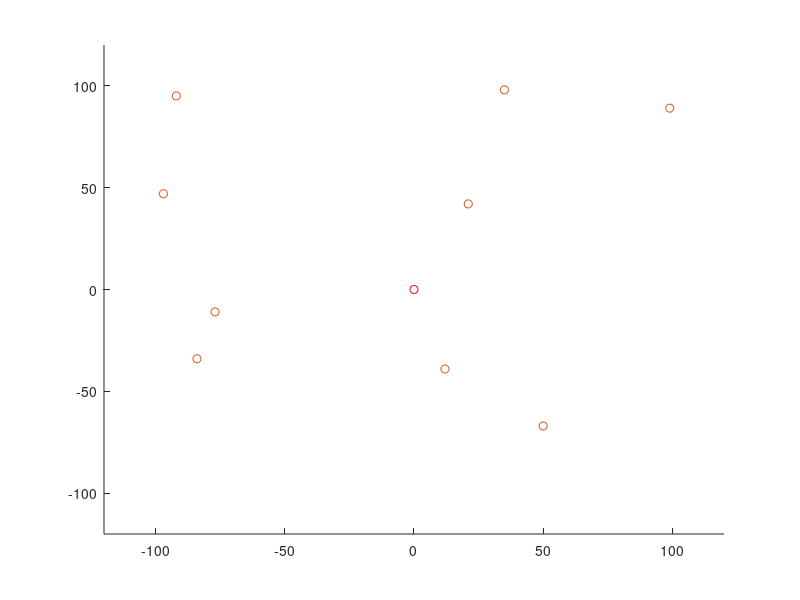

This figure's MATLAB source: (Note: this script raises an error after producing the figure.)
n=9;
tar1=randi([-100,100],n,2);
tar1=[[0,0];tar1];
tarNum1=size(tar1,1);

figure(1);
scatter(tar1(1,1),tar1(1,2),'r');hold on;
scatter(tar1(2:tarNum1,1),tar1(2:tarNum1,2),'bx');hold on;
axis([-120 120 -120 120]);

popSiz = 20; % Initializes the genetic algorithm population size
sleCom=0.95;% select operator
croPro = 0.8; % crossover probability
mutPro = 0.4; % mutation probability
cycNum=81;   % the number of iterations

% The distance between each point is calculated to form a distance matrix
ptopdis1=zeros(tarNum1,tarNum1);
ptopdis1=calptopDis( tar1 );

% our improved GA
% generate population, where each individual represents a route
poplation = zeros(popSiz, tarNum1+1);
for i=1:popSiz
    poplation(i,1) = 1;
    poplation(i,tarNum1+1) = 1;
    poplation(i,2:tarNum1)=randperm(tarNum1-1)+1;
    if i>1
        for j=1:i-1
            while(comshuzu( poplation(j,:),poplation(i,:) ))
                poplation(i,1) = 1;
                poplation(i,tarNum1+1) = 1;
                poplation(i,2:tarNum1)=randperm(tarNum1-1)+1;
            end
        end
    end
end


 gen=1;    
 % save shortest route in each iteration for drawing
 maxFitDeg=zeros(cycNum,1);
 maxFitPath = zeros(cycNum,tarNum1+1);
 minEng=zeros(cycNum,1);
 
 % our improved GA
 [fitDeg,totalEng] = impFitness( tar1,poplation,ptopdis1 );   % fitness and energy comsumption calculation
 [minEng(gen),maxFitDeg(gen),maxFitPath(gen,:) ] = findMaxFit( fitDeg,poplation,totalEng );  % Record the minimum energy consumption, maximum fitness and corresponding path
 sleFromPop  = select( poplation,floor(popSiz*sleCom),fitDeg); % selection operation of GA
 [fitDegAfterSle,totalEngAfterSle] = impFitness( tar1,sleFromPop,ptopdis1 );   % fitness and energy comsumption calculation after selection
 croToSle = impCross( sleFromPop,totalEngAfterSle);  % crossover operation of GA
 [fitDeg,totalEngAfterCro] = impFitness( tar1,croToSle,ptopdis1 );   % fitness and energy comsumption calculation after selection after crossover
 mutToCro  = impMut( croToSle,totalEngAfterCro );  % mutation operation of GA
 gen=gen+1;
 while(gen<=cycNum)
     [fitDeg,totalEng] = impFitness( tar1,sleFromPop,ptopdis1 );  % fitness and energy comsumption calculation
     [minEng(gen),maxFitDeg(gen),maxFitPath(gen,:) ] = findMaxFit( fitDeg,sleFromPop,totalEng );  % Record the minimum energy consumption, maximum fitness and corresponding path
     sleFromPop  = newSelect( mutToCro,sleFromPop,floor(popSiz*sleCom),gen,tar1,ptopdis1); % new selection
%      [fitDegAfterMut,totalEngAfterMut] = impFitness( tar1,mutToCro,ptopdis1 );   
%      sleFromPop = impSlect( sleFromPop,mutToCro,totalEng,totalEngAfterMut,gen );
     croToSle = impCross( sleFromPop,totalEng);  % crossover operation of GA
     [fitDeg,totalEngAfterCro] = impFitness( tar1,croToSle,ptopdis1 );   % fitness and energy comsumption calculation
     mutToCro  = impMut( croToSle,totalEngAfterCro );  % mutation operation of GA
     % There will be an **evolutionary reversal** after every five iterations 
     % and this evolution will only occur when each individual becomes more fit after the reversal
     if(mod(gen,5)==0)
         evoToPop = impEvolution( tar1,mutToCro,ptopdis1); % evolutionary reversal of current population 
         mutToCro=evoToPop;
      end
     gen=gen+1;
 end
 gen=gen-1;
 
 
% Original GA
 genOri=1;    
 maxFitDegOri=zeros(cycNum,1);
 maxFitPathOri = zeros(cycNum,tarNum1+1);
 minEngOri=zeros(cycNum,1);

 while(genOri<=cycNum)
     [fitDegOri,totalEngOri]=impFitness( tar1,poplation,ptopdis1 );   % fitness and energy comsumption calculation
     [minEngOri(genOri),maxFitDegOri(genOri),maxFitPathOri(genOri,:) ] = findMaxFit( fitDegOri,poplation,totalEngOri );  % Record the minimum energy consumption, maximum fitness and corresponding path
     sleFromPop  = select( poplation,floor(popSiz*sleCom),fitDegOri); % selection of original GA
     croToSle = oriCross( sleFromPop,croPro);  % crossover of original GA
     mutToCro  = oriMut( croToSle,mutPro);  % mutation of original GA
     poplation=[mutToCro;poplation];
     
     genOri=genOri+1;
 end
 genOri=genOri-1;
 

% initial route
adjMat = adjoin( maxFitPath(1,:) );
figure(2);
scatter(tar1(1,1),tar1(1,2),'r');hold on;
scatter(tar1(2:tarNum1,1),tar1(2:tarNum1,2),'bx');hold on;
axis([-120 120 -120 120]);
title("Path");
ylabel('y');
xlabel('x');
for c=2:tarNum1
    text(tar1(maxFitPath(1,c),1)+1,tar1(maxFitPath(1,c),2)+1,num2str(c-1));
end
gplot(adjMat,tar1,'g-');
hold on;

 % optimal route
adjMat = adjoin( maxFitPath(gen,:) );
figure(3);
scatter(tar1(1,1),tar1(1,2),'r');hold on;
scatter(tar1(2:tarNum1,1),tar1(2:tarNum1,2),'bx');hold on;
axis([-120 120 -120 120]);
title("Path");
ylabel('y');
xlabel('x');
for c=2:tarNum1
    text(tar1(maxFitPath(gen,c),1)+1,tar1(maxFitPath(gen,c),2)+1,num2str(c-1));
end
gplot(adjMat,tar1,'g-');
hold on;


% minimal distance versus distance
figure(4);
title('Convergence');
ylabel('Distance/m');
xlabel('Iteration');
plot(1:cycNum,minEng,'r-');
hold on;
plot(1:cycNum,minEngOri);
grid on;
legend("Our improved","Original");
title('Convergence curve');

    